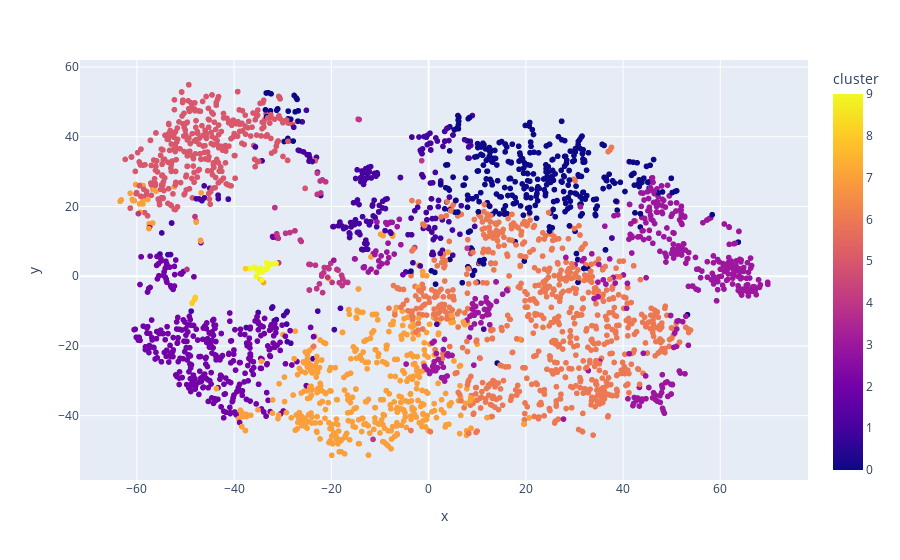

Notebook cell for this chart:
### Code cell
# Visualizing the genre clustering
from sklearn.manifold import TSNE

tsne_pipeline = Pipeline([('scaler', StandardScaler()), ('tsne', TSNE(n_components = 2, verbose = 1))])
genre_embedding = tsne_pipeline.fit_transform(X)
projection = pd.DataFrame(columns = ['x', 'y'], data = genre_embedding)
projection['genres'] = genre['genres']
projection['cluster'] = genre['cluster']

fig = px.scatter(
    projection, x = 'x', y = 'y', color = 'cluster', hover_data = ['x', 'y', 'genres'])
fig.show()

### Figure 1 — Plotly figure (JSON) as saved in the notebook; plotly's stock layout.template omitted (floating-point values rounded to 4 significant figures; data arrays with more than 128 entries replaced by an {"elided": "..."} marker saying what was removed)
{"data": [{"customdata": {"elided": "2973x1 str values"}, "hovertemplate": "x=%{x}<br>y=%{y}<br>genres=%{customdata[0]}<br>cluster=%{marker.color}<extra></extra>", "legendgroup": "", "marker": {"color": {"elided": "2973 int values"}, "coloraxis": "coloraxis", "symbol": "circle"}, "mode": "markers", "name": "", "showlegend": false, "type": "scattergl", "x": {"elided": "2973 float values"}, "xaxis": "x", "y": {"elided": "2973 float values"}, "yaxis": "y"}], "layout": {"coloraxis": {"colorbar": {"title": {"text": "cluster"}}, "colorscale": [[0, "#0d0887"], [0.1111, "#46039f"], [0.2222, "#7201a8"], [0.3333, "#9c179e"], [0.4444, "#bd3786"], [0.5556, "#d8576b"], [0.6667, "#ed7953"], [0.7778, "#fb9f3a"], [0.8889, "#fdca26"], [1, "#f0f921"]]}, "legend": {"tracegroupgap": 0}, "margin": {"t": 60}, "xaxis": {"anchor": "y", "domain": [0, 1], "title": {"text": "x"}}, "yaxis": {"anchor": "x", "domain": [0, 1], "title": {"text": "y"}}}}
